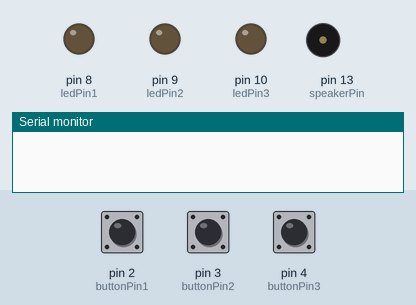
Bench run of a sketch on a simulated Arduino Uno, built with avr-gcc and run on an emulated ATmega328P. Shown: output pins drawn as LEDs (lit = HIGH), buzzer (waves = sounding), the last lines printed to the serial monitor. Inputs (shaded band) come from the test bench; at power-on: pin 2 (buttonPin1) LOW, pin 4 (buttonPin3) LOW, pin 3 (buttonPin2) LOW.

Above: at 1.2 s.
1.3 s: pin 2 (buttonPin1) pulled HIGH for 0.15 s
At 1.56 s:
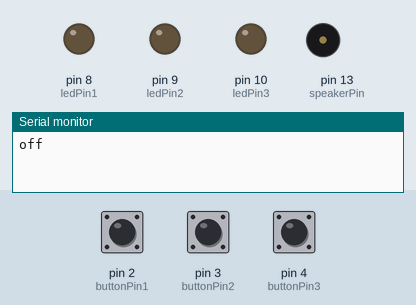
3.1 s: pin 4 (buttonPin3) pulled HIGH for 0.15 s
At 3.49 s:
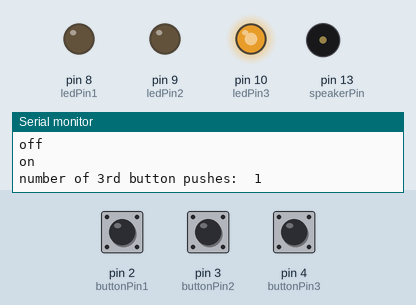
5.0 s: pin 3 (buttonPin2) pulled HIGH for 0.15 s
At 5.53 s:
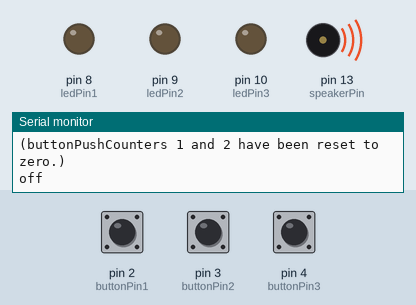
7.1 s: pin 4 (buttonPin3) pulled HIGH for 1 s
At 8.19 s:
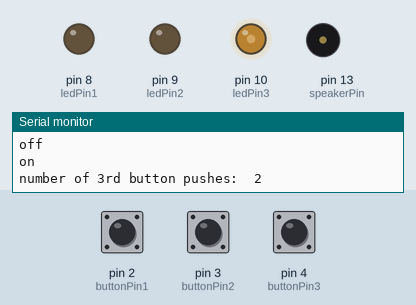
10.0 s: pin 2 (buttonPin1) pulled HIGH for 3.2 s
At 14.3 s:
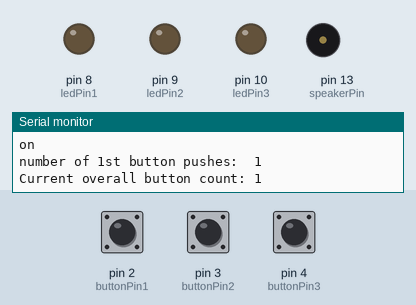
14.9 s: pin 3 (buttonPin2) pulled HIGH for 3.2 s
At 18.19 s:
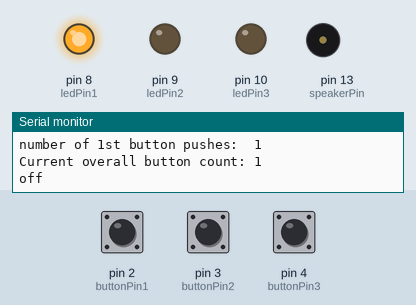
Timing chart, 0 to 20.1 s (numbered marks = the images above; inputs shaded):
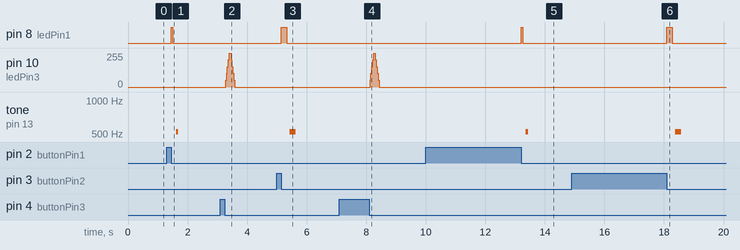

The sketch:

JosiahICP.ino
```cpp
#include <Wire.h>


int speakerPin = 13;

//////////////////////////////////////////////////////////////////////////
const int dotBeat = 60; // For our purposes, the dot beat is a single unit of time (in morse code, a dot is one unit, while a dash is three unts).
const int dashBeat = 3 * dotBeat;

int length = 1; // the number of notes
char notes[] = "C"; // a space represents a rest
int beats[] = {1};
int tempo = 300;

void playTone(int tone, int duration) {
  for (long i = 0; i < duration * 1000L; i += tone * 2) {
    digitalWrite(speakerPin, HIGH);
    delayMicroseconds(tone);
    digitalWrite(speakerPin, LOW);
    delayMicroseconds(tone);
  }
}

void playNote(char note, int duration) {
  char names[] = { 'C' };
  int tones[] = { 956 };

  // play the tone corresponding to the note name

  playTone(tones[0], duration);
}


/////////////////////////////////////////////////////////////////////////////

const int buttonPin1 = 2;
const int buttonPin2 = 3;
const int buttonPin3 = 4;
const int ledPin1 = 8;
const int ledPin2 = 9;
const int ledPin3 = 10;

int buttonPushCounter1 = 0;
int buttonState1 = 0;
int lastButtonState1 = 0;

int buttonPushCounter2 = 0;
int buttonState2 = 0;
int lastButtonState2 = 0;

int buttonPushCounter3 = 0;
int buttonState3 = 0;
int lastButtonState3 = 0;

// Array to hold the chars
char singleMorse[] = "     ";
char* morseCode[] = {".-   ", "-... ", "-.-. ", "-..  ", ".    ", "..-. ", "--.  ", ".... ", "..   ", // A-I
                     ".--- ", "-.-  ", ".-.. ", "--   ", "-.   ", "---  ", ".--. ", "--.- ", ".-.  ", // J-R
                     "...  ", "-    ", "..-  ", "...- ", ".--  ", "-..- ", "-.-- ", "--.. ", // S-Z
                     "-----", ".----", "..---", "...--", "....-", ".....", // 0-5
                     "-....", "--...", "---..", "----.", // 6-9
                     "     "
                    };
// This array contains the letters and numbers that the user input will be translated to.
char alphaNum[] = { 'A', 'B', 'C', 'D', 'E', 'F', 'G', 'H', 'I',
                    'J', 'K', 'L', 'M', 'N', 'O', 'P', 'Q', 'R',
                    'S', 'T', 'U', 'V', 'W', 'X', 'Y', 'Z',
                    '0', '1', '2', '3', '4', '5',
                    '6', '7', '8', '9', '_'
                  };

// This array contains the final user text:
char userText[] = "                              ";
// Variable to keep track of where to add characters to userText.
int textIndex = 0;
char charIndex = 'a';

void setup() {

  //Setup for wire transfer
  Wire.begin(8);                // join i2c bus with address #8
  Wire.onRequest(giveData); // register event

  pinMode(speakerPin, OUTPUT);

  pinMode(buttonPin1, INPUT);
  pinMode(ledPin1, OUTPUT);
  Serial.begin(9600);

  pinMode(buttonPin2, INPUT);
  pinMode(ledPin2, OUTPUT);
  Serial.begin(9600);

  pinMode(buttonPin3, INPUT);
  pinMode(ledPin3, OUTPUT);
  Serial.begin(9600);
}

void loop() {
  buttonState1 = digitalRead(buttonPin1);

  if (buttonState1 != lastButtonState1) {
    if (buttonState1 == LOW) {
      // First, turn on the LED briefly to signify that the button was pressed.
      digitalWrite(ledPin1, HIGH);   // turn the LED on (HIGH is the voltage level)
      delay(dotBeat);
      digitalWrite(ledPin1, LOW);
      delay(dotBeat);
      // Also, briefly play a note to correspond with the appropriate character:
      playNote(notes[0], dotBeat);


      buttonPushCounter1++;
      Serial.println("on");
      Serial.print("number of 1st button pushes:  ");
      Serial.println(buttonPushCounter1);
      // We need to "translate" a button bush into the appropiate character: - or .
      singleMorse[(buttonPushCounter1 + buttonPushCounter2) - 1] = '.';

      Serial.print("Current overall button count: ");
      Serial.println(buttonPushCounter1 + buttonPushCounter2);
      if ((buttonPushCounter1 + buttonPushCounter2) == 5) { // We do this because the max number of morse characters for translation is 5 (for our purposes).
        fullArray12(); // Call the function to translate the array
      }

    }
    else {
      Serial.println("off");
    }
    delay(50);
  }
  lastButtonState1 = buttonState1;


  buttonState2 = digitalRead(buttonPin2);

  if (buttonState2 != lastButtonState2) {
    if (buttonState2 == LOW) {
      // First, turn on the LED briefly to signify that the button was pressed.
      digitalWrite(ledPin1, HIGH);   // turn the LED on (HIGH is the voltage level)
      delay(dashBeat);
      digitalWrite(ledPin1, LOW);
      delay(dotBeat);

      // Also, briefly play a note to correspond with the appropriate character:
      playNote(notes[0], dashBeat);

      buttonPushCounter2++;
      Serial.println("on");
      Serial.print("number of 2nd button pushes:  ");
      Serial.println(buttonPushCounter2);
      // We need to "translate" a button bush into the appropiate character: - or .
      singleMorse[(buttonPushCounter1 + buttonPushCounter2) - 1] = '-';

      Serial.print("Current overall button count: ");
      Serial.println(buttonPushCounter1 + buttonPushCounter2);
      if ((buttonPushCounter1 + buttonPushCounter2) == 5) {
        fullArray12();
      }
    }
    else {
      Serial.println("off");
    }
    delay(50);
  }
  lastButtonState2 = buttonState2;


  buttonState3 = digitalRead(buttonPin3);

  if (buttonState3 != lastButtonState3) {
    if (buttonState3 == LOW) {
      buttonPushCounter3++;
      Serial.println("on");
      Serial.print("number of 3rd button pushes:  ");
      Serial.println(buttonPushCounter3);
      fullArray12();
    }
    else {
      Serial.println("off");
    }

    delay(50);
  }
  lastButtonState3 = buttonState3;
}

void storeChar(char c) { // The function takes in an argument, a character, and stores it in the final user array.
  userText[textIndex] = c;
  textIndex++; // Move to next index for next char storage.
}

void fullArray12() {
  // First, signal the blue light; this indicates that a letter is to be translated.

  for (int fadeValue = 0 ; fadeValue <= 255; fadeValue += 51) {
    // sets the value (range from 0 to 255):
    analogWrite(ledPin3, fadeValue);
    // wait for 30 milliseconds to see the dimming effect
    delay(30);
  }
  // fade out from max to min in increments of 5 points:
  for (int fadeValue = 255 ; fadeValue >= 0; fadeValue -= 51) {
    // sets the value (range from 0 to 255):
    analogWrite(ledPin3, fadeValue);
    // wait for 30 milliseconds to see the dimming effect
    delay(30);
  }
  Serial.print("Current morse code entry: ");
  for (int i = 0; i < 5; i++) {
    Serial.print(singleMorse[i]);
  }
  Serial.println("");
  // IMPORTANT: Translate: We do this by comparing the user input (singleMorse) a "library" of morse code Arrays.
  for (int i = 0; i < 37; i++) {
    if (strcmp(singleMorse, morseCode[i]) == 0) {
      Serial.println("Match!");
      Serial.println(alphaNum[i]); // Print the corresponding alphanumerical character.
      charIndex = alphaNum[i]; // Store in variable.
      storeChar(charIndex); // Call the function, and pass the variable to the functions parameters.
      //Call our new method
      //sendToSlave(charIndex);
      break;
    }
    else {
      // No match found.
      if (i == 36) {
        digitalWrite(ledPin2, HIGH);   // turn the LED on (HIGH is the voltage level)
        delay(30);
        digitalWrite(ledPin2, LOW);
        delay(30);
      }
    }
  }
  // Important: Clear the morse code user input.
  for (int i = 0; i < 5; i++) {
    singleMorse[i] = ' ';
  }
  Serial.print("User's current input (English): ");
  //for (int i = 0; i < 33; i++) {
  for(int i = 0; i < 30; i++) {
    Serial.print(userText[i]);
  }
  buttonPushCounter1 = 0; // Reset buttonPushCounter1 to zero
  buttonPushCounter2 = 0; // Reset buttonPushCounter2 to zero
  Serial.println("");
  Serial.println("(buttonPushCounters 1 and 2 have been reset to zero.)");

}

//void sendToSlave(char a) {
//    Wire.beginTransmission(8); // transmit to device #8
//  Wire.write(a);                // sends one byte
//  Wire.endTransmission();    // stop transmitting
//}

void giveData() {
  Serial.print("Sending, here is what I am sending: ");
  Serial.println(userText);
  Wire.write(userText, 30);
  for (int i = 0; i < 30; i++) {
    userText[i] = ' ';
  }
}
```

Measured:
- after the input at 1.3 s, pin 8 (ledPin1): LOW → HIGH after 0.15 s, → LOW 0.06 s later; tone on pin 13 (speakerPin): silent → 521 Hz after 0.31 s, → silent 0.08 s later
- after the input at 3.1 s, pin 10 (ledPin3): rises from 0/255 to 255/255 in 0.12 s, then falls to 0/255 in 0.18 s
- after the input at 5.0 s, pin 8 (ledPin1): LOW → HIGH after 0.15 s, → LOW 0.18 s later; tone on pin 13 (speakerPin): silent → 521 Hz after 0.43 s, → silent 0.20 s later
- after the input at 7.1 s, pin 10 (ledPin3): rises from 0/255 to 255/255 in 0.12 s, then falls to 0/255 in 0.18 s
- after the input at 10.0 s, pin 8 (ledPin1): LOW → HIGH after 3.2 s, → LOW 0.06 s later; tone on pin 13 (speakerPin): silent → 521 Hz after 3.4 s, → silent 0.08 s later
- after the input at 14.9 s, pin 8 (ledPin1): LOW → HIGH after 3.2 s, → LOW 0.18 s later; tone on pin 13 (speakerPin): silent → 521 Hz after 3.5 s, → silent 0.20 s later
